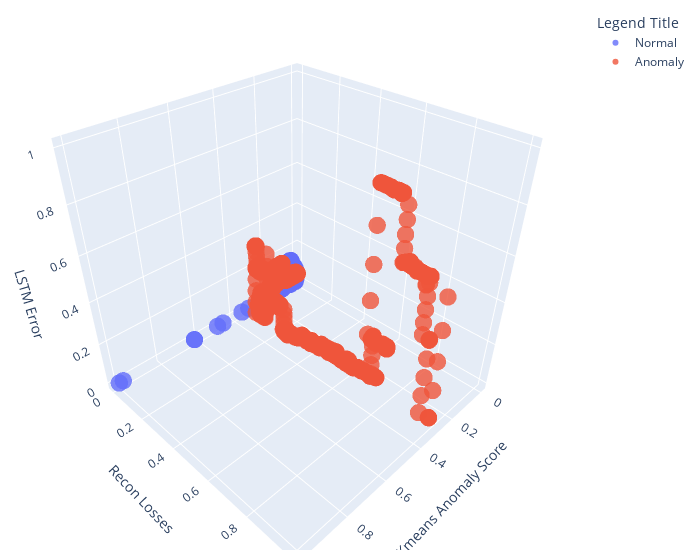

Source (notebook cell):
### Code cell
plot(final_df)

### Figure 1 — Plotly figure (JSON) as saved in the notebook; plotly's stock layout.template omitted (floating-point values rounded to 4 significant figures; data arrays with more than 128 entries replaced by an {"elided": "..."} marker saying what was removed)
{"data": [{"marker": {"color": 0, "colorscale": [[0, "#440154"], [0.1111, "#482878"], [0.2222, "#3e4989"], [0.3333, "#31688e"], [0.4444, "#26828e"], [0.5556, "#1f9e89"], [0.6667, "#35b779"], [0.7778, "#6ece58"], [0.8889, "#b5de2b"], [1, "#fde725"]], "opacity": 0.8, "size": 6}, "mode": "markers", "name": "Normal", "type": "scatter3d", "x": {"elided": "5225 float values"}, "y": {"elided": "5225 float values"}, "z": {"elided": "5225 float values"}}, {"marker": {"color": 1, "colorscale": [[0, "#440154"], [0.1111, "#482878"], [0.2222, "#3e4989"], [0.3333, "#31688e"], [0.4444, "#26828e"], [0.5556, "#1f9e89"], [0.6667, "#35b779"], [0.7778, "#6ece58"], [0.8889, "#b5de2b"], [1, "#fde725"]], "opacity": 0.8, "size": 6}, "mode": "markers", "name": "Anomaly", "type": "scatter3d", "x": {"elided": "3248 float values"}, "y": {"elided": "3248 float values"}, "z": {"elided": "3248 float values"}}], "layout": {"legend": {"title": {"text": "Legend Title"}}, "margin": {"b": 10, "l": 10, "r": 20, "t": 10}, "scene": {"xaxis": {"title": {"text": "Kmeans Anomaly Score"}}, "yaxis": {"title": {"text": "Recon Losses"}}, "zaxis": {"title": {"text": "LSTM Error"}}}, "showlegend": true, "width": 700}}
